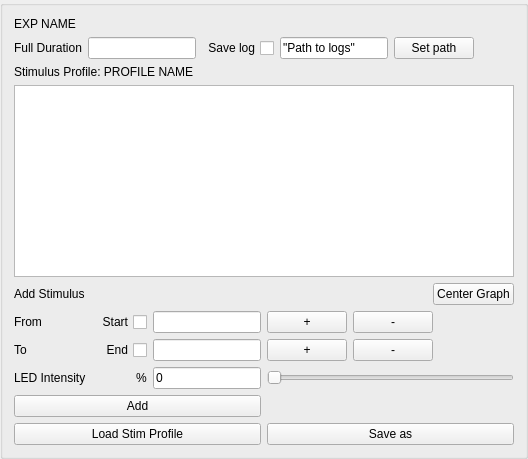
        <widget class="QGroupBox" name="groupBox_5">
         <property name="sizePolicy">
          <sizepolicy hsizetype="Expanding" vsizetype="Preferred">
           <horstretch>0</horstretch>
           <verstretch>0</verstretch>
          </sizepolicy>
         </property>
         <property name="title">
          <string/>
         </property>
         <layout class="QVBoxLayout" name="verticalLayout_4">
          <item>
           <widget class="QLabel" name="label_8">
            <property name="sizePolicy">
             <sizepolicy hsizetype="Preferred" vsizetype="Fixed">
              <horstretch>0</horstretch>
              <verstretch>0</verstretch>
             </sizepolicy>
            </property>
            <property name="text">
             <string>EXP NAME</string>
            </property>
           </widget>
          </item>
          <item>
           <layout class="QHBoxLayout" name="horizontalLayout_9">
            <item>
             <widget class="QLabel" name="label_13">
              <property name="text">
               <string>Full Duration</string>
              </property>
             </widget>
            </item>
            <item>
             <widget class="QLineEdit" name="lineEdit_4">
              <property name="sizePolicy">
               <sizepolicy hsizetype="Preferred" vsizetype="Fixed">
                <horstretch>0</horstretch>
                <verstretch>0</verstretch>
               </sizepolicy>
              </property>
             </widget>
            </item>
            <item>
             <widget class="QCheckBox" name="checkBox">
              <property name="layoutDirection">
               <enum>Qt::RightToLeft</enum>
              </property>
              <property name="text">
               <string>Save log</string>
              </property>
             </widget>
            </item>
            <item>
             <widget class="QLineEdit" name="lineEdit_5">
              <property name="text">
               <string>&quot;Path to logs&quot;</string>
              </property>
             </widget>
            </item>
            <item>
             <widget class="QPushButton" name="pushButton_10">
              <property name="text">
               <string>Set path</string>
              </property>
             </widget>
            </item>
            <item>
             <spacer name="horizontalSpacer_3">
              <property name="orientation">
               <enum>Qt::Horizontal</enum>
              </property>
              <property name="sizeHint" stdset="0">
               <size>
                <width>40</width>
                <height>20</height>
               </size>
              </property>
             </spacer>
            </item>
           </layout>
          </item>
          <item>
           <widget class="QLabel" name="label_15">
            <property name="text">
             <string>Stimulus Profile: PROFILE NAME</string>
            </property>
           </widget>
          </item>
          <item>
           <widget class="PlotWidget" name="graphicsView">
            <property name="sizePolicy">
             <sizepolicy hsizetype="Expanding" vsizetype="Expanding">
              <horstretch>0</horstretch>
              <verstretch>0</verstretch>
             </sizepolicy>
            </property>
           </widget>
          </item>
          <item>
           <layout class="QHBoxLayout" name="horizontalLayout_19">
            <item>
             <widget class="QLabel" name="label_16">
              <property name="text">
               <string>Add Stimulus</string>
              </property>
             </widget>
            </item>
            <item>
             <spacer name="horizontalSpacer_4">
              <property name="orientation">
               <enum>Qt::Horizontal</enum>
              </property>
              <property name="sizeHint" stdset="0">
               <size>
                <width>40</width>
                <height>20</height>
               </size>
              </property>
             </spacer>
            </item>
            <item>
             <widget class="QPushButton" name="pushButton_6">
              <property name="text">
               <string>Center Graph</string>
              </property>
             </widget>
            </item>
           </layout>
          </item>
          <item>
           <layout class="QGridLayout" name="gridLayout_4">
            <item row="5" column="0">
             <widget class="QPushButton" name="pushButton_7">
              <property name="sizePolicy">
               <sizepolicy hsizetype="Preferred" vsizetype="Fixed">
                <horstretch>0</horstretch>
                <verstretch>0</verstretch>
               </sizepolicy>
              </property>
              <property name="text">
               <string>Add</string>
              </property>
             </widget>
            </item>
            <item row="0" column="1">
             <layout class="QHBoxLayout" name="horizontalLayout_17">
              <item>
               <widget class="QPushButton" name="pushButton_3">
                <property name="text">
                 <string>+</string>
                </property>
               </widget>
              </item>
              <item>
               <widget class="QPushButton" name="pushButton">
                <property name="text">
                 <string>-</string>
                </property>
               </widget>
              </item>
              <item>
               <spacer name="horizontalSpacer_5">
                <property name="orientation">
                 <enum>Qt::Horizontal</enum>
                </property>
                <property name="sizeHint" stdset="0">
                 <size>
                  <width>40</width>
                  <height>20</height>
                 </size>
                </property>
               </spacer>
              </item>
             </layout>
            </item>
            <item row="0" column="0">
             <layout class="QHBoxLayout" name="horizontalLayout_16">
              <item>
               <layout class="QHBoxLayout" name="horizontalLayout_11">
                <item>
                 <widget class="QLabel" name="label_11">
                  <property name="sizePolicy">
                   <sizepolicy hsizetype="Minimum" vsizetype="Preferred">
                    <horstretch>0</horstretch>
                    <verstretch>0</verstretch>
                   </sizepolicy>
                  </property>
                  <property name="text">
                   <string>From</string>
                  </property>
                 </widget>
                </item>
                <item>
                 <widget class="QCheckBox" name="checkBox_3">
                  <property name="sizePolicy">
                   <sizepolicy hsizetype="Expanding" vsizetype="Fixed">
                    <horstretch>0</horstretch>
                    <verstretch>0</verstretch>
                   </sizepolicy>
                  </property>
                  <property name="layoutDirection">
                   <enum>Qt::RightToLeft</enum>
                  </property>
                  <property name="text">
                   <string>Start</string>
                  </property>
                 </widget>
                </item>
                <item>
                 <widget class="QLineEdit" name="lineEdit">
                  <property name="sizePolicy">
                   <sizepolicy hsizetype="Preferred" vsizetype="Fixed">
                    <horstretch>0</horstretch>
                    <verstretch>0</verstretch>
                   </sizepolicy>
                  </property>
                 </widget>
                </item>
               </layout>
              </item>
             </layout>
            </item>
            <item row="7" column="1">
             <widget class="QPushButton" name="pushButton_9">
              <property name="sizePolicy">
               <sizepolicy hsizetype="Expanding" vsizetype="Fixed">
                <horstretch>0</horstretch>
                <verstretch>0</verstretch>
               </sizepolicy>
              </property>
              <property name="text">
               <string>Save as</string>
              </property>
             </widget>
            </item>
            <item row="1" column="1">
             <layout class="QHBoxLayout" name="horizontalLayout_12">
              <item>
               <widget class="QPushButton" name="pushButton_4">
                <property name="sizePolicy">
                 <sizepolicy hsizetype="Minimum" vsizetype="Fixed">
                  <horstretch>0</horstretch>
                  <verstretch>0</verstretch>
                 </sizepolicy>
                </property>
                <property name="text">
                 <string>+</string>
                </property>
               </widget>
              </item>
              <item>
               <widget class="QPushButton" name="pushButton_5">
                <property name="text">
                 <string>-</string>
                </property>
               </widget>
              </item>
              <item>
               <spacer name="horizontalSpacer_2">
                <property name="orientation">
                 <enum>Qt::Horizontal</enum>
                </property>
                <property name="sizeHint" stdset="0">
                 <size>
                  <width>40</width>
                  <height>20</height>
                 </size>
                </property>
               </spacer>
              </item>
             </layout>
            </item>
            <item row="1" column="0">
             <layout class="QHBoxLayout" name="horizontalLayout_8">
              <item>
               <widget class="QLabel" name="label_12">
                <property name="text">
                 <string>To</string>
                </property>
               </widget>
              </item>
              <item>
               <widget class="QCheckBox" name="checkBox_2">
                <property name="sizePolicy">
                 <sizepolicy hsizetype="Expanding" vsizetype="Fixed">
                  <horstretch>0</horstretch>
                  <verstretch>0</verstretch>
                 </sizepolicy>
                </property>
                <property name="layoutDirection">
                 <enum>Qt::RightToLeft</enum>
                </property>
                <property name="text">
                 <string>End</string>
                </property>
               </widget>
              </item>
              <item>
               <widget class="QLineEdit" name="lineEdit_2">
                <property name="sizePolicy">
                 <sizepolicy hsizetype="Preferred" vsizetype="Fixed">
                  <horstretch>0</horstretch>
                  <verstretch>0</verstretch>
                 </sizepolicy>
                </property>
               </widget>
              </item>
             </layout>
            </item>
            <item row="7" column="0">
             <widget class="QPushButton" name="pushButton_8">
              <property name="sizePolicy">
               <sizepolicy hsizetype="Expanding" vsizetype="Fixed">
                <horstretch>0</horstretch>
                <verstretch>0</verstretch>
               </sizepolicy>
              </property>
              <property name="text">
               <string>Load Stim Profile</string>
              </property>
             </widget>
            </item>
            <item row="4" column="0">
             <layout class="QHBoxLayout" name="horizontalLayout_7">
              <item>
               <widget class="QLabel" name="label_5">
                <property name="text">
                 <string>LED Intensity</string>
                </property>
               </widget>
              </item>
              <item>
               <spacer name="horizontalSpacer">
                <property name="orientation">
                 <enum>Qt::Horizontal</enum>
                </property>
                <property name="sizeType">
                 <enum>QSizePolicy::MinimumExpanding</enum>
                </property>
                <property name="sizeHint" stdset="0">
                 <size>
                  <width>40</width>
                  <height>20</height>
                 </size>
                </property>
               </spacer>
              </item>
              <item>
               <widget class="QLabel" name="label_14">
                <property name="text">
                 <string>%</string>
                </property>
               </widget>
              </item>
              <item>
               <widget class="QLineEdit" name="lineEdit_3">
                <property name="sizePolicy">
                 <sizepolicy hsizetype="Minimum" vsizetype="Fixed">
                  <horstretch>0</horstretch>
                  <verstretch>0</verstretch>
                 </sizepolicy>
                </property>
                <property name="layoutDirection">
                 <enum>Qt::LeftToRight</enum>
                </property>
                <property name="text">
                 <string>0</string>
                </property>
               </widget>
              </item>
             </layout>
            </item>
            <item row="4" column="1">
             <layout class="QHBoxLayout" name="horizontalLayout_13">
              <item>
               <widget class="QSlider" name="horizontalSlider">
                <property name="sizePolicy">
                 <sizepolicy hsizetype="Expanding" vsizetype="Fixed">
                  <horstretch>0</horstretch>
                  <verstretch>0</verstretch>
                 </sizepolicy>
                </property>
                <property name="orientation">
                 <enum>Qt::Horizontal</enum>
                </property>
               </widget>
              </item>
             </layout>
            </item>
           </layout>
          </item>
         </layout>
        </widget>
